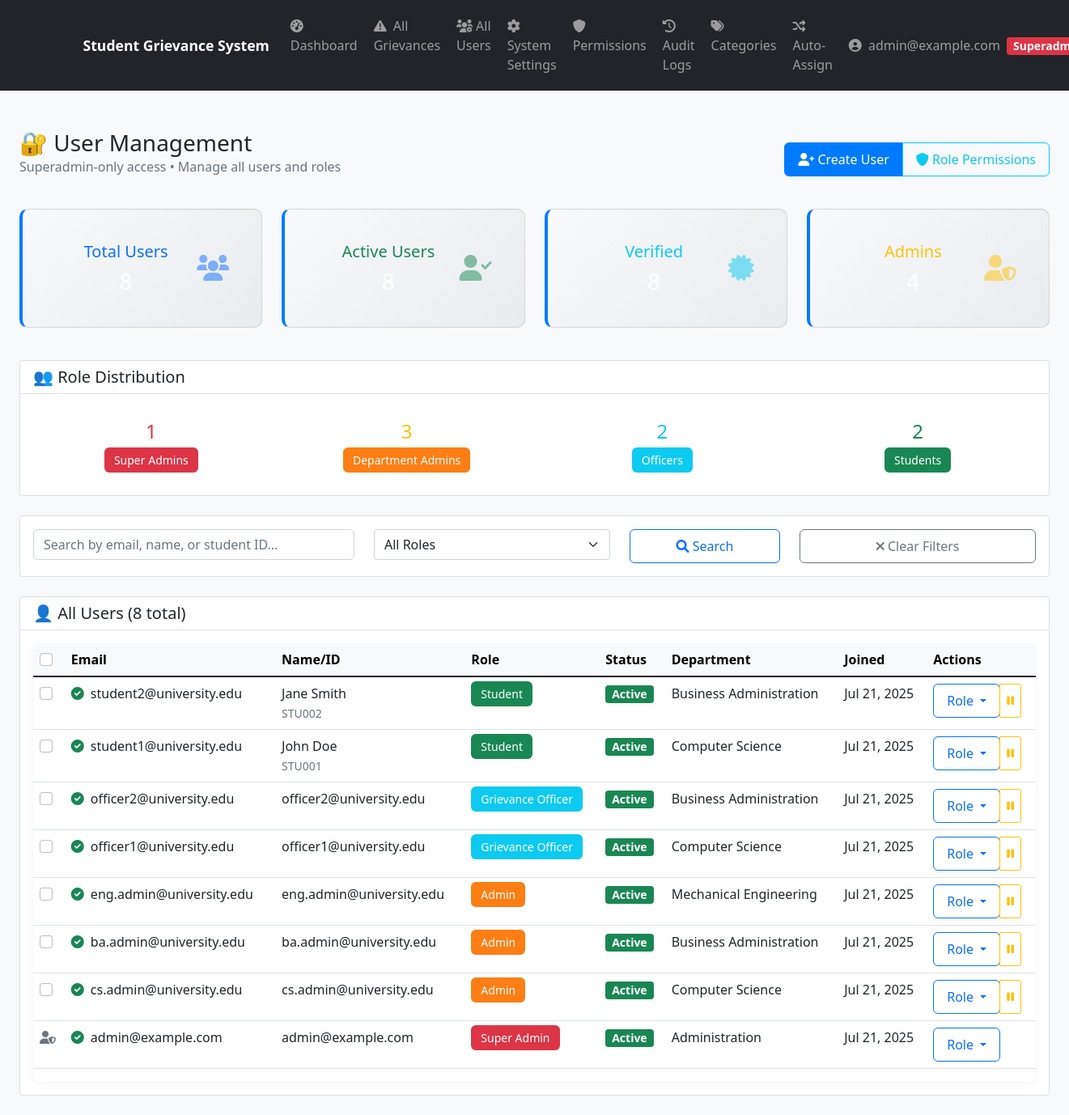
The page /api/admin-panel/superadmin/users/ (signed in) on the database as committed earlier.
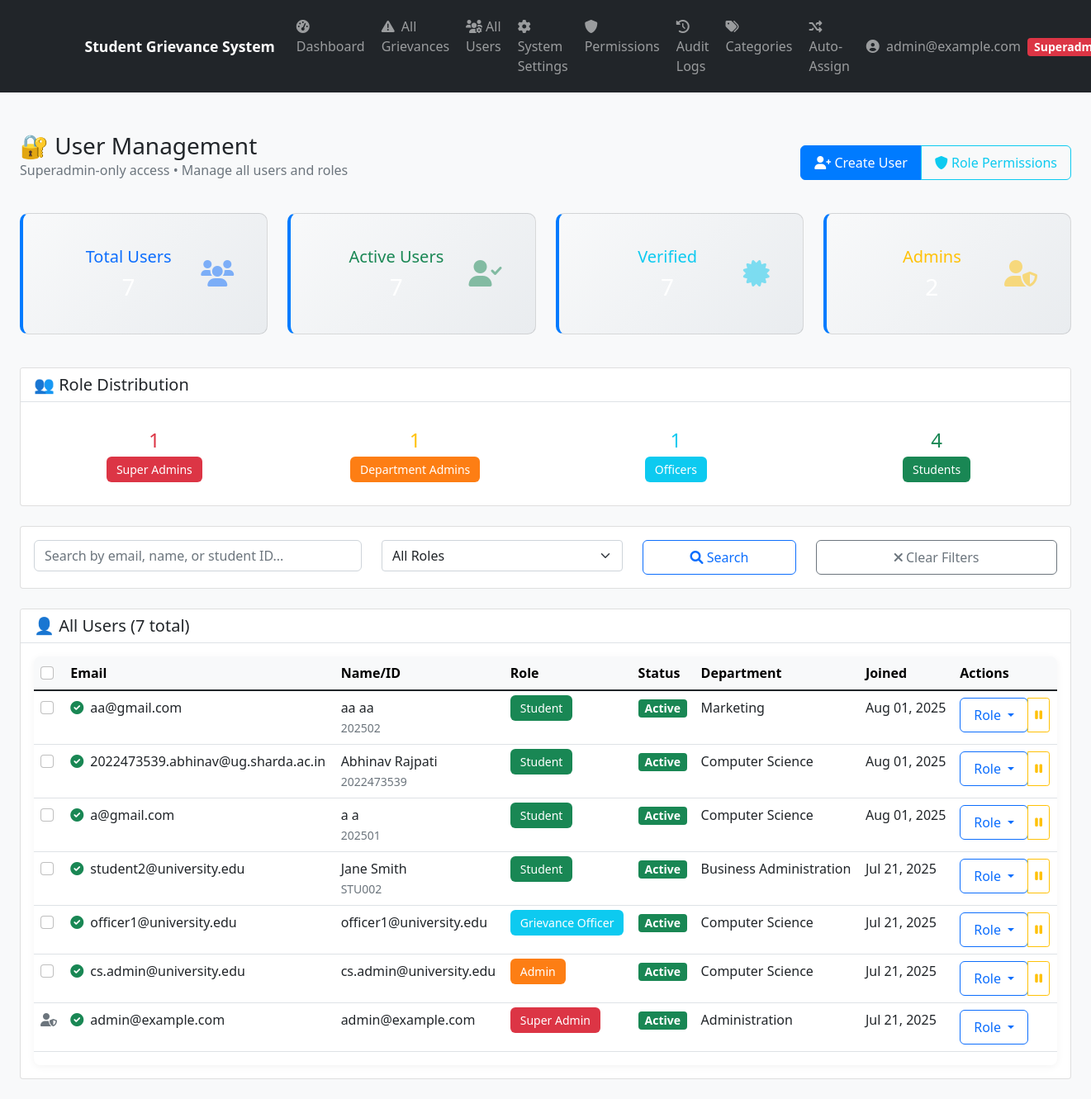
The same page on the database as committed later.
### apps/authentication/models.py (models this page shows, shortened)
class User(AbstractBaseUser, PermissionsMixin):
    ROLE_CHOICES = [
        ('student', 'Student'),
        ('admin', 'Admin'),
        ('superadmin', 'Super Admin'),
        ('officer', 'Grievance Officer'),
    ]
    email = models.EmailField(unique=True)  # STRING - Unique email address
    role = models.CharField(max_length=20, choices=ROLE_CHOICES, default='student')  # STRING - User role (e.g., 'student')
    created_at = models.DateTimeField(auto_now_add=True)  # DATETIME - Timestamp of registration
    is_active = models.BooleanField(default=True)
    is_staff = models.BooleanField(default=False)
    is_email_verified = models.BooleanField(default=False)
    objects = UserManager()
    USERNAME_FIELD = 'email'
    REQUIRED_FIELDS = []
    def get_display_name(self):
        if hasattr(self, 'student_profile') and self.student_profile.name:
            return self.student_profile.name
        return self.email
    @property
    def is_student(self):
        return self.role == 'student'
    @property
    def is_admin(self):
        return self.role in ['admin', 'superadmin', 'officer']
    @property
    def is_superadmin(self):
        return self.role == 'superadmin'

### apps/students/models.py (models this page shows, shortened)
class StudentProfile(models.Model):
    user = models.OneToOneField(settings.AUTH_USER_MODEL, on_delete=models.CASCADE, related_name='student_profile')
    name = models.CharField(max_length=100, blank=True, null=True)  # Full name of the student (nullable for migration)
    student_id = models.CharField(max_length=50, unique=True)  # Student enrollment Id
    school = models.CharField(max_length=200)  # Name of the School (required)
    department = models.CharField(max_length=100)  # Department name (required)
    contact_no = models.CharField(max_length=15, blank=True, null=True)  # Contact number (nullable for migration)
    created_at = models.DateTimeField(auto_now_add=True)
    updated_at = models.DateTimeField(auto_now=True)
    class Meta:
        verbose_name = "Student Profile"
        verbose_name_plural = "Student Profiles"

class AdminProfile(models.Model):
    ROLE_LEVEL_CHOICES = [
        ('superadmin', 'Super Admin'),
        ('admin', 'Department Admin'),  # Updated to match User model
        ('officer', 'Grievance Officer'),
    ]
    id = models.UUIDField(primary_key=True, default=uuid.uuid4, editable=False)
    user = models.OneToOneField(settings.AUTH_USER_MODEL, on_delete=models.CASCADE, related_name='admin_profile')
    role_level = models.CharField(max_length=20, choices=ROLE_LEVEL_CHOICES)
    department = models.CharField(max_length=100)  # Department is required for admin/officers
    employee_id = models.CharField(max_length=50, unique=True)
    phone = models.CharField(max_length=15, blank=True, null=True)
    office_location = models.CharField(max_length=100, blank=True, null=True)
    created_at = models.DateTimeField(auto_now_add=True)
    updated_at = models.DateTimeField(auto_now=True)
    class Meta:
        verbose_name = "Admin Profile"
        verbose_name_plural = "Admin Profiles"

### apps/admin_panel/superadmin_views.py (the view)
# urls.py: path('superadmin/users/', superadmin_views.user_management, name='user_management'),
@superadmin_required
def user_management(request):
    users = User.objects.all().order_by('-created_at')
    search_query = request.GET.get('search', '')
    if search_query:
        users = users.filter(
            Q(email__icontains=search_query) |
            Q(student_profile__name__icontains=search_query) |
            Q(student_profile__student_id__icontains=search_query)
        )
    role_filter = request.GET.get('role', '')
    if role_filter:
        users = users.filter(role=role_filter)
    paginator = Paginator(users, 20)
    page = request.GET.get('page')
    users = paginator.get_page(page)
    context = {
        'users': users,
        'search_query': search_query,
        'role_filter': role_filter,
        'role_choices': User.ROLE_CHOICES,
        'total_users': User.objects.count(),
        'active_users': User.objects.filter(is_active=True).count(),
        'verified_users': User.objects.filter(is_email_verified=True).count(),
        'students_count': User.objects.filter(role='student').count(),
        'admins_count': User.objects.filter(role='admin').count(),
        'officers_count': User.objects.filter(role='officer').count(),
        'superadmins_count': User.objects.filter(role='superadmin').count(),
    }
    return render(request, 'admin_panel/superadmin/user_management.html', context)

### apps/students/context_processors.py (called while the page is built)
def student_notifications(request):
    if request.user.is_authenticated and request.user.is_student:
        notifications = get_student_notifications(request.user)
        return {
            'student_notifications': notifications,
            'notifications_count': len(notifications)
        }
    return {
        'student_notifications': [],
        'notifications_count': 0
    }

### templates/admin_panel/superadmin/user_management.html (shortened to what the changed rows need)
{% extends 'base.html' %}
{% load static %}
{% block content %}
<div class="container-fluid py-4">
    <div class="d-flex justify-content-between align-items-center mb-4">
        <div>
            <h1 class="h3 mb-0">🔐 User Management</h1>
        </div>
    </div>
    <div class="row mb-4">
        <div class="col-md-12">
            <div class="card">
                <div class="card-body">
                    <div class="row text-center">
                        <div class="col-md-3">
                            <div class="p-3">
                                <h4 class="text-warning">{{ admins_count }}</h4>
                                <span class="role-badge role-admin">Department Admins</span>
                            </div>
                        </div>
                        <div class="col-md-3">
                            <div class="p-3">
                                <h4 class="text-info">{{ officers_count }}</h4>
                                <span class="role-badge role-officer">Officers</span>
                            </div>
                        </div>
                        <div class="col-md-3">
                            <div class="p-3">
                                <h4 class="text-success">{{ students_count }}</h4>
                                <span class="role-badge role-student">Students</span>
                            </div>
                        </div>
                    </div>
                </div>
            </div>
        </div>
    </div>
    <div class="card">
        <div class="card-header d-flex justify-content-between align-items-center">
            <h5 class="mb-0">👤 All Users ({{ users.paginator.count }} total)</h5>
        </div>
        <div class="card-body">
            {% if users %}
                <div class="table-responsive">
                    <table class="table table-hover">
                        <thead class="table-light">
                            <tr>
                                <th>
                                    <input type="checkbox" id="select-all" class="form-check-input" onchange="toggleSelectAll()">
                                </th>
                                <th>Email</th>
                                <th>Name/ID</th>
                                <th>Role</th>
                                <th>Status</th>
                                <th>Department</th>
                                <th>Joined</th>
                                <th>Actions</th>
                            </tr>
                        </thead>
                        <tbody>
                            {% for user in users %}
                            <tr data-user-id="{{ user.id }}">
                                <td>
                                    {% if user.id != request.user.id %}
                                        <input type="checkbox" class="form-check-input user-checkbox"
                                               value="{{ user.id }}" onchange="updateBulkDeleteButton()">
                                    {% else %}
                                        <i class="fas fa-user-shield text-muted" title="Cannot select own account"></i>
                                    {% endif %}
                                </td>
                                <td>
                                    <div class="d-flex align-items-center">
                                        <div class="me-2">
                                            {% if user.is_email_verified %}
                                                <i class="fas fa-check-circle text-success" title="Verified"></i>
                                            {% else %}
                                                <i class="fas fa-exclamation-circle text-warning" title="Unverified"></i>
                                            {% endif %}
                                        </div>
                                        <div>{{ user.email }}</div>
                                    </div>
                                </td>
                                <td>
                                    {% if user.is_student and user.student_profile %}
                                        <div>{{ user.student_profile.name|default:"No Name" }}</div>
                                        <small class="text-muted">{{ user.student_profile.student_id }}</small>
                                    {% else %}
                                        {{ user.get_display_name }}
                                    {% endif %}
                                </td>
                                <td>
                                    <span class="role-badge role-{{ user.role }}">
                                        {{ user.get_role_display }}
                                    </span>
                                </td>
                                <td>
                                    {% if user.is_active %}
                                        <span class="badge bg-success">Active</span>
                                    {% else %}
                                        <span class="badge bg-danger">Inactive</span>
                                    {% endif %}
                                </td>
                                <td>
                                    {% if user.is_student and user.student_profile %}
                                        {{ user.student_profile.department|default:"-" }}
                                    {% elif user.is_admin and user.admin_profile %}
                                        {{ user.admin_profile.department|default:"-" }}
                                    {% else %}
                                        -
                                    {% endif %}
                                </td>
                                <td>{{ user.created_at|date:"M d, Y" }}</td>
                                <td>
                                    <div class="btn-group btn-group-sm">
                                        <div class="dropdown">
                                            <button class="btn btn-outline-primary dropdown-toggle" type="button"
                                                    data-bs-toggle="dropdown">
                                                Role
                                            </button>
                                        </div>
                                        {% if user.id != request.user.id %}
                                        <button class="btn btn-outline-warning"
                                                onclick="toggleUserStatus({{ user.id }}, '{{ user.email }}', {{ user.is_active|yesno:'true,false' }})">
                                            {% if user.is_active %}
                                                <i class="fas fa-pause"></i>
                                            {% else %}
                                                <i class="fas fa-play"></i>
                                            {% endif %}
                                        </button>
                                        {% endif %}
                                    </div>
                                </td>
                            </tr>
                            {% endfor %}
                        </tbody>
                    </table>
                </div>
            {% else %}
                <div class="text-center py-5">
                    <i class="fas fa-users fa-3x text-muted mb-3"></i>
                    <h5>No users found</h5>
                    <p class="text-muted">Try adjusting your search criteria</p>
                </div>
            {% endif %}
        </div>
    </div>
</div>
{% endblock %}

### templates/base.html (shortened to what the changed rows need)
{% load static %}
<!DOCTYPE html>
<html lang="en">
<head>
    <link href="https://cdn.jsdelivr.net/npm/bootstrap@5.1.3/dist/css/bootstrap.min.css" rel="stylesheet">
    <link rel="stylesheet" href="https://cdnjs.cloudflare.com/ajax/libs/font-awesome/6.0.0/css/all.min.css">
    <link rel="stylesheet" href="{% static 'css/style.css' %}">
</head>
<body>
    <nav class="navbar navbar-expand-lg navbar-dark bg-dark">
        <div class="container">
            {% if user.is_authenticated %}
            <div class="collapse navbar-collapse" id="navbarNav">
            <div class="navbar-nav me-auto">
                {% if user.is_admin or user.is_officer %}
                <a class="nav-link" href="{% url 'admin_panel:dashboard' %}">
                    <i class="fas fa-tachometer-alt me-1"></i>
                    <span class="d-lg-inline d-none">Dashboard</span>
                </a>
                <a class="nav-link" href="{% url 'admin_panel:grievance_list' %}">
                    <i class="fas fa-exclamation-triangle me-1"></i>
                    <span class="d-lg-inline d-none">
                        {% if user_role == 'superadmin' %}All {% elif user_role == 'admin' %}Department {% elif user_role == 'officer' %}My {% endif %}Grievances
                    </span>
                </a>
                {% if user_role == 'superadmin' %}
                    <a class="nav-link d-none d-lg-block" href="{% url 'admin_panel:user_management' %}">
                        <i class="fas fa-users-cog me-1"></i>All Users
                    </a>
                    <a class="nav-link d-none d-lg-block" href="{% url 'admin_panel:system_settings' %}">
                        <i class="fas fa-cog me-1"></i>System Settings
                    </a>
                    <a class="nav-link d-none d-lg-block" href="{% url 'admin_panel:role_permissions' %}">
                        <i class="fas fa-shield-alt me-1"></i>Permissions
                    </a>
                    <a class="nav-link d-none d-lg-block" href="{% url 'admin_panel:audit_logs' %}">
                        <i class="fas fa-history me-1"></i>Audit Logs
                    </a>
                    <a class="nav-link d-none d-lg-block" href="{% url 'admin_panel:category_management' %}">
                        <i class="fas fa-tags me-1"></i>Categories
                    </a>
                    <a class="nav-link d-none d-lg-block" href="{% url 'admin_panel:auto_assign_management' %}">
                        <i class="fas fa-random me-1"></i>Auto-Assign
                    </a>
                {% endif %}
                {% endif %}
            </div>
            <div class="navbar-nav ms-auto">
                <div class="nav-item dropdown">
                    <a class="nav-link dropdown-toggle" href="#" id="userDropdown" role="button" data-bs-toggle="dropdown" aria-expanded="false">
                        <i class="fas fa-user-circle me-1"></i>
                        <span class="d-none d-sm-inline">{{ user.get_display_name }}</span>
                        {% if user.is_superadmin %}
                            <span class="badge bg-danger ms-1">Superadmin</span>
                        {% elif user.role == 'officer' %}
                            <span class="badge bg-info ms-1">Grievance Officer</span>
                        {% elif user.is_student %}
                            <span class="badge bg-success ms-1">Student</span>
                        {% endif %}
                    </a>
                </div>
            </div>
            </div>
            {% endif %}
        </div>
    </nav>
    <main class="{% if request.resolver_match.app_name == 'admin_panel' %}container-fluid{% else %}container{% endif %} mt-4">
        {% block content %}
        {% endblock %}
    </main>
</body>
</html>

Rows that differ between the two databases and show on the page:
removed User: is_email_verified True (drawn), email "student1@university.edu", student_profile.name "John Doe", student_profile.student_id "STU001", role "Student", is_active "Active", student_profile.department "Computer Science", created_at "Jul 21, 2025"
removed User: is_email_verified True (drawn), email "officer2@university.edu", get_display_name "officer2@university.edu", role "Grievance Officer", is_active "Active", admin_profile.department "Business Administration", created_at "Jul 21, 2025"
removed User: is_email_verified True (drawn), email "eng.admin@university.edu", get_display_name "eng.admin@university.edu", role "Admin", is_active "Active", admin_profile.department "Mechanical Engineering", created_at "Jul 21, 2025"
removed User: is_email_verified True (drawn), email "ba.admin@university.edu", get_display_name "ba.admin@university.edu", role "Admin", is_active "Active", admin_profile.department "Business Administration", created_at "Jul 21, 2025"
added User: is_email_verified True (drawn), email "aa@gmail.com", student_profile.name "aa aa", student_profile.student_id "202502", role "Student", is_active "Active", student_profile.department "Marketing", created_at "Aug 01, 2025"
added User: is_email_verified True (drawn), email "2022473539.abhinav@ug.sharda.ac.in", student_profile.name "Abhinav Rajpati", student_profile.student_id "2022473539", role "Student", is_active "Active", student_profile.department "Computer Science", created_at "Aug 01, 2025"
added User: is_email_verified True (drawn), email "a@gmail.com", student_profile.name "a a", student_profile.student_id "202501", role "Student", is_active "Active", student_profile.department "Computer Science", created_at "Aug 01, 2025"
Other text that changed with them:
{{ admins_count }}: "3" → "1"
{{ officers_count }}: "2" → "1"
{{ students_count }}: "2" → "4"
{{ users.paginator.count }}: "8" → "7"
